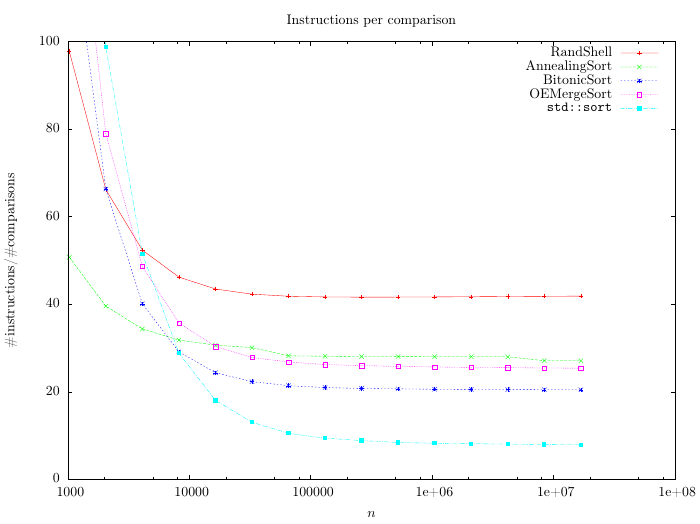

This figure's gnuplot source:
set autoscale
set term epslatex size 7, 5.24 standalone color colortext 10
set output 'instructionscomparison.tex'
unset label                            # remove any previous labels
set xtic auto                          # set xtics automatically
set ytic auto                          # set ytics automatically
set title 'Instructions per comparison'
set xlabel '$n$'
set ylabel '\#instructions/\#comparisons'
set logscale x
set yrange[0:100]

plot  	'RShellSortPure.res' using 1:($4/$5) title 'RandShell' with linespoints, \
		'AnnealingSortPure.res' using 1:($4/$5) title 'AnnealingSort' with linespoints, \
		'BitonicSort.res' using 1:($4/$5) title 'BitonicSort' with linespoints, \
		'OddEvenMergeSort.res' using 1:($4/$5) title 'OEMergeSort' with linespoints, \
		'STDSort.res' using 1:($4/$5) title '\texttt{std::sort}' with linespoints